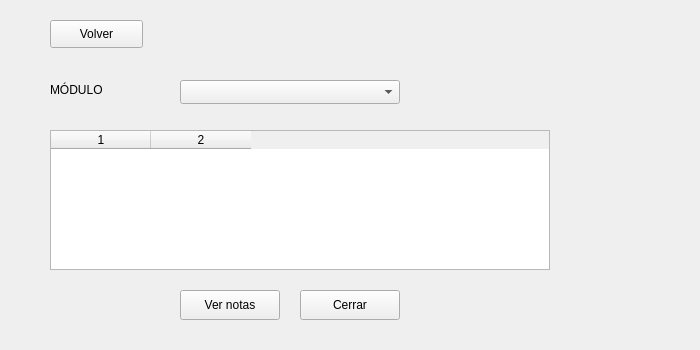
<?xml version="1.0" encoding="UTF-8"?>
<ui version="4.0">
 <class>VentanaAlumno</class>
 <widget class="QWidget" name="VentanaAlumno">
  <property name="geometry">
   <rect>
    <x>0</x>
    <y>0</y>
    <width>700</width>
    <height>350</height>
   </rect>
  </property>
  <property name="windowTitle">
   <string>Ventana alumno</string>
  </property>
  <widget class="QLabel" name="labelModulo">
   <property name="geometry">
    <rect>
     <x>50</x>
     <y>80</y>
     <width>100</width>
     <height>20</height>
    </rect>
   </property>
   <property name="text">
    <string>MÓDULO</string>
   </property>
  </widget>
  <widget class="QComboBox" name="comboModulo">
   <property name="geometry">
    <rect>
     <x>180</x>
     <y>80</y>
     <width>220</width>
     <height>24</height>
    </rect>
   </property>
  </widget>
  <widget class="QTableWidget" name="tablaNotas">
   <property name="geometry">
    <rect>
     <x>50</x>
     <y>130</y>
     <width>500</width>
     <height>140</height>
    </rect>
   </property>
   <property name="columnCount">
    <number>2</number>
   </property>
   <column/>
   <column/>
  </widget>
  <widget class="QPushButton" name="btnVer">
   <property name="geometry">
    <rect>
     <x>180</x>
     <y>290</y>
     <width>100</width>
     <height>30</height>
    </rect>
   </property>
   <property name="text">
    <string>Ver notas</string>
   </property>
  </widget>
  <widget class="QPushButton" name="btnCerrar">
   <property name="geometry">
    <rect>
     <x>300</x>
     <y>290</y>
     <width>100</width>
     <height>30</height>
    </rect>
   </property>
   <property name="text">
    <string>Cerrar</string>
   </property>
  </widget>
  <widget class="QPushButton" name="btnVolver">
   <property name="geometry">
    <rect>
     <x>50</x>
     <y>20</y>
     <width>93</width>
     <height>28</height>
    </rect>
   </property>
   <property name="text">
    <string>Volver</string>
   </property>
  </widget>
 </widget>
 <resources/>
 <connections/>
</ui>
